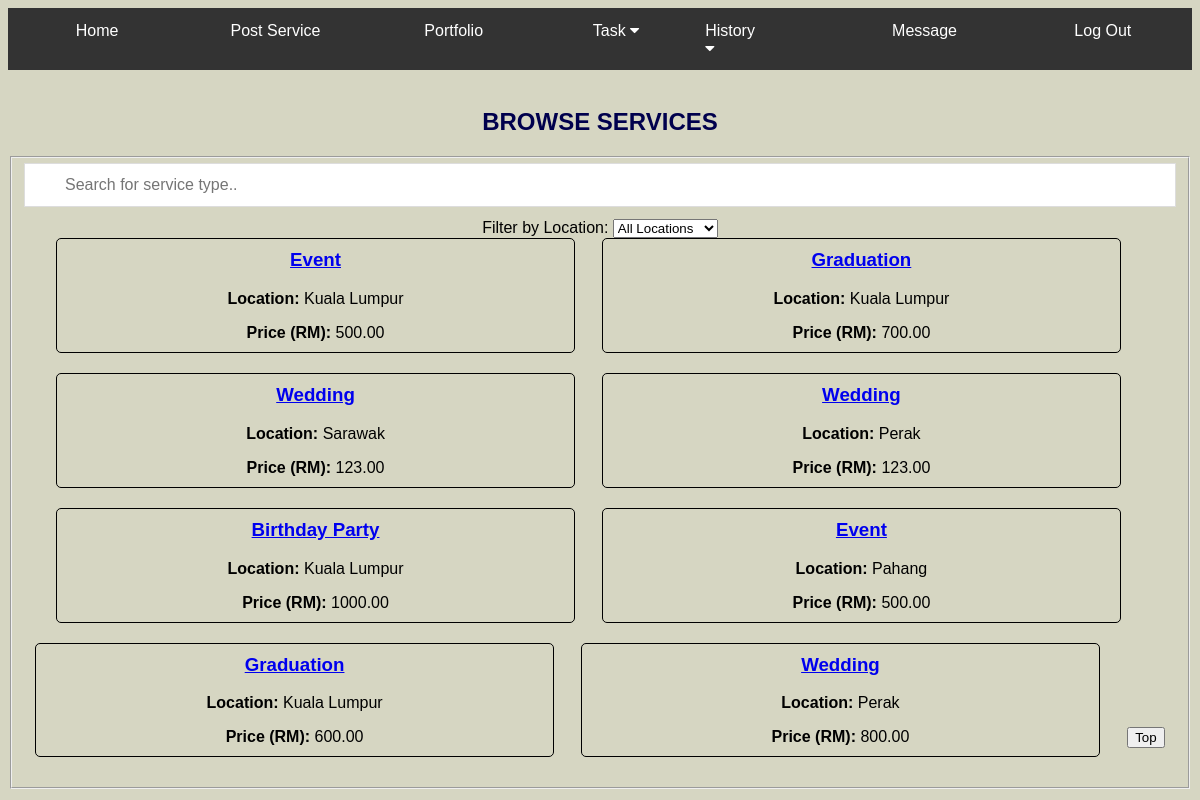
Screenshot of /BrowseService.php (signed in) with the database file from the repository.
### tables this page shows
CREATE TABLE `serviceadvertizing` (
  `serviceID` int(8) NOT NULL,
  `photographerID` varchar(20) NOT NULL,
  `service` varchar(30) NOT NULL,
  `detail` varchar(10000) NOT NULL,
  `location` varchar(30) NOT NULL,
  `price` decimal(10,2) NOT NULL,
  `date_time` datetime NOT NULL
);

### BrowseService.php (the view, shortened to what this page needs)
<?php
require('config.php');
?>
<html>
<head>
</head>
<body bgcolor="#d6d6c2">
    <br>
    <center>
        <h2 style="color: #00004d;">BROWSE SERVICES</h2>
        <fieldset>
            <input type="text" id="myInput" onkeyup="myFunction()" placeholder="Search for service type..">
            <label for="locationFilter">Filter by Location:</label>
            <select id="locationFilter" onchange="filterTable()">
                <option value="">All Locations</option>
            </select>
	<br>
            <?php
            $dataA = mysqli_query($conn, "SELECT * FROM serviceadvertizing ORDER BY date_time DESC");
            while ($infoA = mysqli_fetch_array($dataA)) {
                ?>
                <div class="service-tile">
                    <h3><a href="service.php?serviceID=<?php echo $infoA['serviceID']; ?>"><?php echo $infoA['service']; ?></a></h3>
                    <p><b>Location:</b> <?php echo $infoA['location']; ?></p>
                    <p><b>Price (RM):</b> <?php echo $infoA['price']; ?></p>
                </div>
                <?php
            }
            ?>
            <button onclick="topFunction()" id="myBtn" title="Go to top">Top</button>
            <br>
        </fieldset>
    </center>
</body>
</html>

### BrowseService.php (style rules this page uses)
.service-tile { background-color: #d6d6c2; padding: 10px; margin-bottom: 20px; border-radius: 5px; width: 45%; display: inline-block; margin-right: 2%; border: 1px solid black; box-sizing: border-box; }
.service-tile h3 { color: #00004d; margin-top: 0; }
.service-tile p { margin-bottom: 0; }
* { box-sizing: border-box; }
#myInput { background-image: url('/css/searchicon.png'); background-position: 10px 10px; background-repeat: no-repeat; width: 100%; font-size: 16px; padding: 12px 20px 12px 40px; border: 1px solid #ddd; margin-bottom: 12px; }

### rows the page displays
serviceadvertizing: service "Event", location "Kuala Lumpur", price "500.00"
serviceadvertizing: service "Graduation", location "Kuala Lumpur", price "700.00"
serviceadvertizing: service "Wedding", location "Sarawak", price "123.00"
serviceadvertizing: service "Wedding", location "Perak", price "123.00"
serviceadvertizing: service "Birthday Party", location "Kuala Lumpur", price "1000.00"
serviceadvertizing: service "Event", location "Pahang", price "500.00"
serviceadvertizing: service "Graduation", location "Kuala Lumpur", price "600.00"
serviceadvertizing: service "Wedding", location "Perak", price "800.00"
